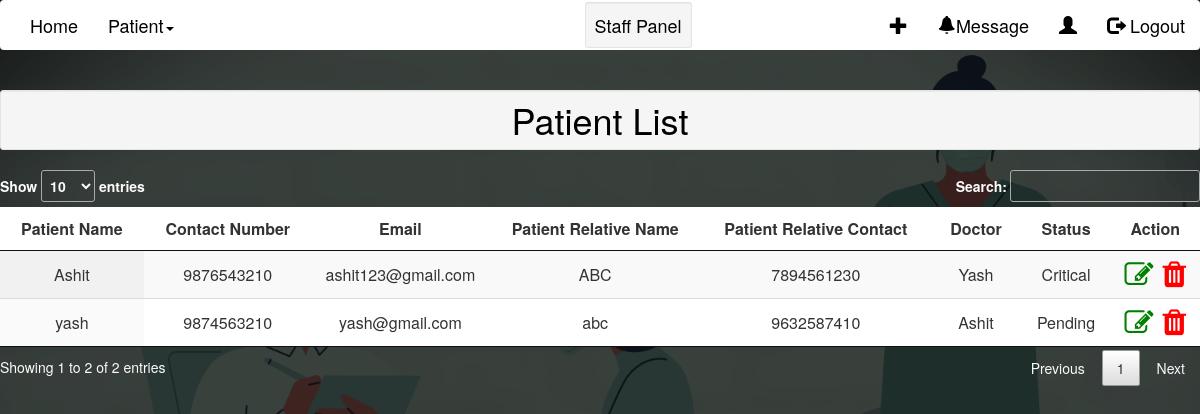
/viewPatient/, run on the app's committed database.
### home/models.py (models this page shows, shortened)
class Patient(models.Model):
    caseNumber = models.IntegerField(('Case Number'),default=random.randint(100000,999999),unique=True)
    patientId = models.AutoField(primary_key=True)
    patientName = models.CharField(("Patient Name"),max_length=24)
    patientEmail = models.EmailField(("Email Id"),unique=True)
    GENDER_CHOICES = (
        ('M', 'Male'),
        ('F', 'Female'),
    )
    gender = models.CharField(max_length=1, choices=GENDER_CHOICES)
    phone = models.IntegerField(("Phone Number"),validators=[validate_phoneNumber],unique=True)
    patientRelativeNumber = models.IntegerField(("Relative's Phone number"),validators=[validate_phoneNumber])
    patientRelativeName = models.CharField(("Relative's name"),max_length=24)
    line1 = models.CharField(("Address line1"),max_length=250)
    line2 = models.CharField(("Address line2"),max_length=250)
    state = models.ForeignKey('State',on_delete=models.CASCADE,null=True)
    sname = State.objects.filter(stateName = state)
    city = models.ForeignKey('City',on_delete=models.CASCADE,null=True) #,limit_choices_to={'stateName': 1}
    pincode = models.IntegerField(("Pincode"),validators=[validate_pincode])
    previousHistory = models.CharField(("Previous history"),max_length=250)
    dob = models.DateField(("Date of birth"))
    wardName = models.ForeignKey('Ward',on_delete=models.CASCADE,blank=True,default="")
    bedNumber  = models.ForeignKey('Bed',on_delete=models.CASCADE,blank=True) #,limit_choices_to={'occupied': False}
    doctorName = models.ForeignKey('Doctor',on_delete=models.CASCADE,default=None,blank=True)
    doctorNotes = models.CharField(("Doctor Notes"),max_length=250,default=None,blank=True)
    doctorVisitingTime = models.DateTimeField(("Doctor Visiting Time"),default=None,blank=True)
    dateTime = models.DateTimeField(("Date Time"),default=now)
    pending = 'Pending'
    critical = 'Critical'
    recovering = 'Recovering'
    recovered = 'Recovered'
    deceased = 'Deceased'
    PATIENT_STATUS_CHOICES = [
        (pending,'pending'),
        (critical, 'critical'),
        (recovering, 'recovering'),
        (recovered, 'recovered'),
        (deceased, 'deceased'),]
    patientStatus = models.CharField(("Patient Status"),max_length=10,choices=PATIENT_STATUS_CHOICES,default=pending)

class Doctor(models.Model):
    doctorId = models.AutoField(primary_key=True)
    doctorName = models.CharField(("Doctor Name"),max_length=24)
    doctorUsername=models.CharField(("Doctor Username"),max_length=15)
    doctorPass=models.CharField(("Doctor Password"),max_length=100)
    doctorContact = models.IntegerField(("Doctor Contact"))
    doctorEmail=models.EmailField(("Email Id"),unique=True)
    Specialization = models.ForeignKey('Specialization',on_delete = models.CASCADE,null=False)
    code=models.CharField(default='000000',max_length=16)
    def __str__(self):
        return self.doctorName

### home/views.py (the view)
# urls.py: path('viewPatient/',views.viewPatient,name="viewPatient"),
def viewPatient(request):
    viewData = Patient.objects.all()
    return render(request, 'viewPatient.html',{"viewData":viewData})

### home/templates/viewPatient.html (shortened to what this page needs)
{% load static %}
{% include 'staffNav.html' %}
<!DOCTYPE html>
<html lang="en">
<head>
    <link rel="stylesheet" href="https://use.fontawesome.com/releases/v5.8.1/css/all.css">
    <link  href="{% static 'css/responsive.css' %}" rel="stylesheet">
    <link  href="{% static 'css/jquery.mCustomScrollbar.min.css' %}" rel="stylesheet">
    <link rel="stylesheet" href="https://netdna.bootstrapcdn.com/font-awesome/4.0.3/css/font-awesome.css">
    <link  href="{% static 'css/owl.carousel.min.css' %}" rel="stylesheet">
    <link rel="stylesheet" href="https://cdnjs.cloudflare.com/ajax/libs/fancybox/2.1.5/jquery.fancybox.min.css" media="screen">
    <link rel="stylesheet" href="{% static 'css/dataTable.css' %}">
    <link rel="stylesheet" href="https://cdnjs.cloudflare.com/ajax/libs/font-awesome/4.7.0/css/font-awesome.min.css">
    <link rel="stylesheet" href="{% static 'css/staffNav.css' %}">
</head>
<body >
    <h1 class="text-center well well-sm  page-header"><strong>Patient List</strong></h1>
        <table id="example" class="display" style="width:100%;">
            <thead>
                <tr>
                    <th style="background-color: white;">Patient Name</th>
                    <th style="background-color: white;">Contact Number</th>
                    <th style="background-color: white;">Email</th>
                    <th style="background-color: white;">Patient Relative Name</th>
                    <th style="background-color: white;">Patient Relative Contact</th>
                    <th style="background-color: white;">Doctor</th>
                    <th style="background-color: white;">Status</th>
                    <th style="background-color: white;">Action</th>
                </tr>
            </thead>
            <tbody>
                {% for i in viewData %}
                <tr>
                    <td>{{i.patientName}}</td>
                    <td>{{i.phone}}</td>
                    <td>{{i.patientEmail}}</td>
                    <td>{{i.patientRelativeName}}</td>
                    <td>{{i.patientRelativeNumber}}</td>
                    <td>{{i.doctorName}}</td>
                    <td>{{i.patientStatus}}</td>
                    <td><a href="/updatePatient?id={{i.patientId}}/"><i class="fa fa-edit" style="font-size:29px;color:green"></i></a>&nbsp;
                        <a href="/deletePatient?id={{i.patientId}}/" onclick="showAlert();"><i class="fa fa-trash" style="font-size:30px;color:red"></i></a></td>
                </tr>
                {% endfor %}
            </tbody>
        </table>
</body>
</html>

### static/css/staffNav.css (style rules this page uses)
body { background: url('../doccopy.png'); background-size: cover; }
b, strong { font-weight: 500; color: black; }
body { font-family: "Helvetica Neue",Helvetica,Arial,sans-serif; font-size: 14px; color: #333; }
th,td { text-align: center; }

### static/css/dataTable.css (style rules this page uses)
table.dataTable { width:100%;margin:0 auto;clear:both;border-collapse:separate;border-spacing:0 }
table.dataTable thead th,table.dataTable tfoot th { font-weight:bold }
table.dataTable thead th,table.dataTable thead td { padding:10px 18px;border-bottom:1px solid #111 }
table.dataTable thead .sorting,table.dataTable thead .sorting_asc,table.dataTable thead .sorting_desc,table.dataTable thead .sorting_asc_disabled,table.dataTable thead .sorting_desc_disabled { cursor:pointer;*cursor:hand;background-repeat:no-repeat;background-position:center right }
table.dataTable thead .sorting { background-image:url("../images/sort_both.png") }
table.dataTable thead .sorting_asc { background-image:url("../images/sort_asc.png") !important }
table.dataTable tbody tr { background-color:#fff }
table.dataTable tbody th,table.dataTable tbody td { padding:8px 10px }
table.dataTable.row-border tbody th,table.dataTable.row-border tbody td,table.dataTable.display tbody th,table.dataTable.display tbody td { border-top:1px solid #ddd }
table.dataTable.row-border tbody tr:first-child th,table.dataTable.row-border tbody tr:first-child td,table.dataTable.display tbody tr:first-child th,table.dataTable.display tbody tr:first-child td { border-top:none }
table.dataTable.stripe tbody tr.odd,table.dataTable.display tbody tr.odd { background-color:#f9f9f9 }
table.dataTable.order-column tbody tr>.sorting_1,table.dataTable.order-column tbody tr>.sorting_2,table.dataTable.order-column tbody tr>.sorting_3,table.dataTable.display tbody tr>.sorting_1,table.dataTable.display tbody tr>.sorting_2,table.dataTable.display tbody tr>.sorting_3 { background-color:#fafafa }
table.dataTable.display tbody tr.odd>.sorting_1,table.dataTable.order-column.stripe tbody tr.odd>.sorting_1 { background-color:#f1f1f1 }
table.dataTable.display tbody tr.even>.sorting_1,table.dataTable.order-column.stripe tbody tr.even>.sorting_1 { background-color:#fafafa }
table.dataTable.no-footer { border-bottom:1px solid #111 }
table.dataTable th,table.dataTable td { box-sizing:content-box }

### data on the page
Patient: patientName "Ashit", phone "9876543210", patientEmail "ashit123@gmail.com", patientRelativeName "ABC", patientRelativeNumber "7894561230", doctorName "Yash", patientStatus "Critical"
Patient: patientName "yash", phone "9874563210", patientEmail "yash@gmail.com", patientRelativeName "abc", patientRelativeNumber "9632587410", doctorName "Ashit", patientStatus "Pending"
